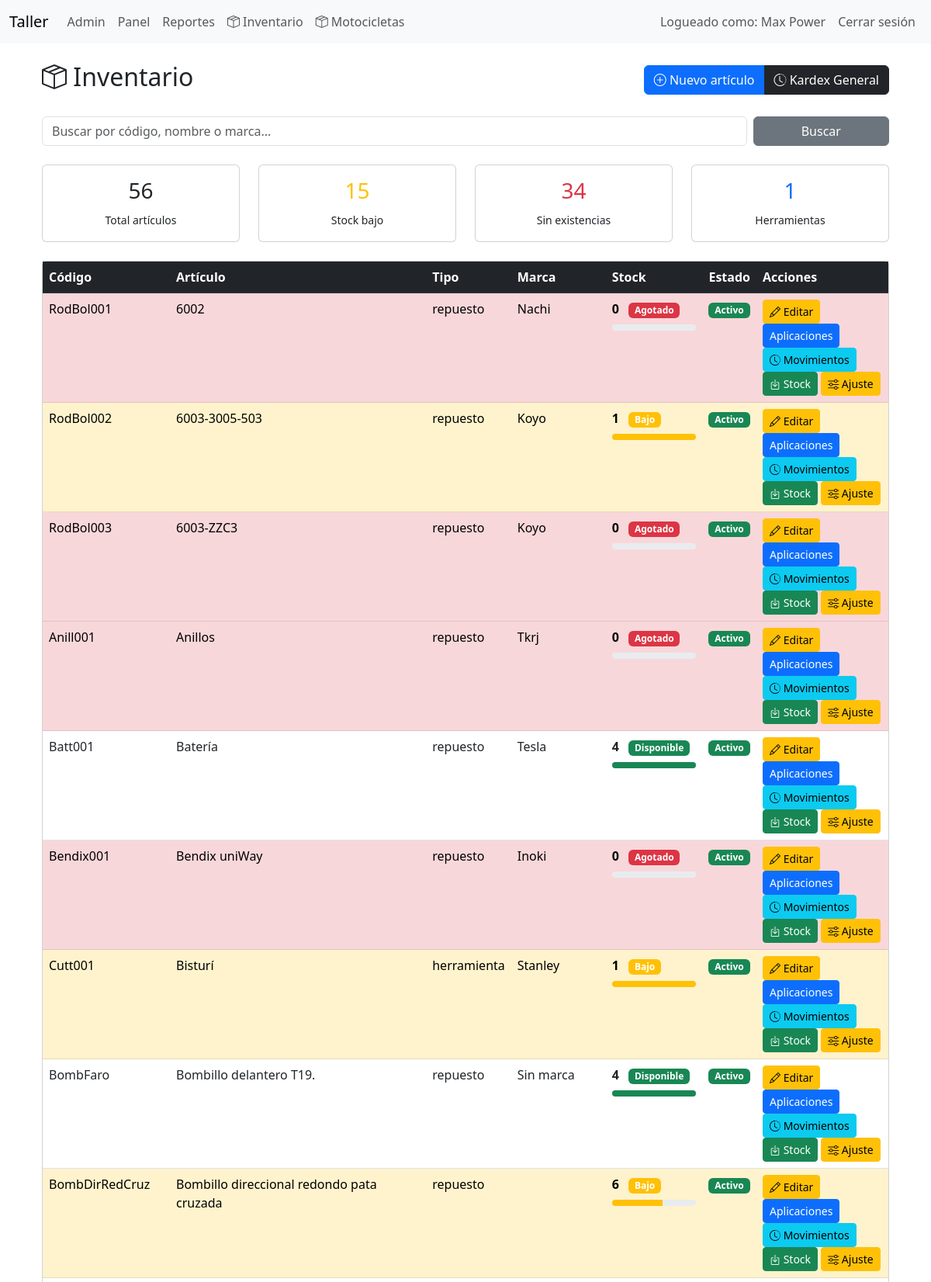
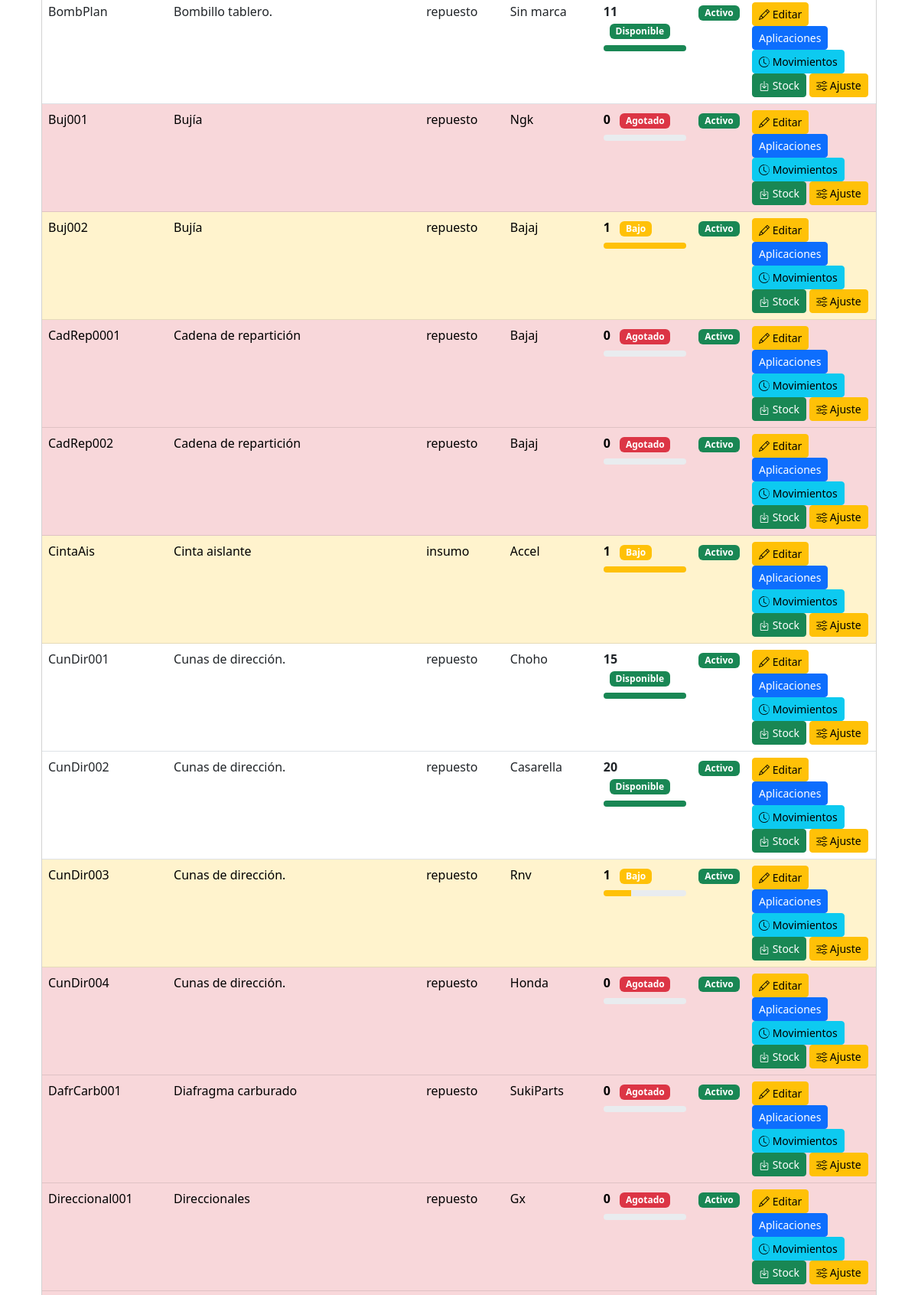
Page /index.php?controller=inventory&action=index (signed in, upper part) on the committed database (2 pictures, top to bottom).
### tables this page shows
CREATE TABLE `partes` (
  `id` int(11) NOT NULL,
  `codigo` varchar(60) NOT NULL,
  `categoria_id` int(11) DEFAULT NULL,
  `tipo` enum('repuesto','insumo','herramienta') NOT NULL DEFAULT 'repuesto',
  `nombre` varchar(150) NOT NULL,
  `marca` varchar(100) DEFAULT NULL,
  `fabricante_repuesto_id` int(11) DEFAULT NULL,
  `numero_parte` varchar(100) DEFAULT NULL,
  `created_by` int(11) DEFAULT NULL,
  `unidad` enum('Unidad','Juego','Par','Litro','Mililitro','Kilogramo','Gramo','Metro','Centimetro') NOT NULL DEFAULT 'Unidad',
  `stock_actual` decimal(12,2) NOT NULL DEFAULT 0.00,
  `stock_reservado` decimal(12,2) NOT NULL DEFAULT 0.00,
  `stock_minimo` decimal(12,2) NOT NULL DEFAULT 0.00,
  `costo` decimal(10,2) NOT NULL DEFAULT 0.00,
  `precio_venta` decimal(10,2) NOT NULL DEFAULT 0.00,
  `ubicacion` varchar(120) DEFAULT NULL,
  `codigo_barras` varchar(100) DEFAULT NULL,
  `imagen` varchar(255) DEFAULT NULL,
  `activo` tinyint(1) NOT NULL DEFAULT 1,
  `created_at` datetime NOT NULL DEFAULT current_timestamp(),
  `updated_at` datetime NOT NULL DEFAULT current_timestamp() ON UPDATE current_timestamp()
);

### app/controllers/BaseController.php (called while the page is built, shortened)
<?php
abstract class BaseController
{
    protected function render(string $view, array $data = []): void
    {
        extract($data);
        require __DIR__ . '/../views/layouts/header.php';
        require __DIR__ . '/../views/' . $view . '.php';
        require __DIR__ . '/../views/layouts/footer.php';
    }
}

### app/controllers/InventoryController.php (called while the page is built, shortened)
<?php
class InventoryController extends BaseController
{
    private Part $partModel;
    public function __construct(PDO $pdo)
    {
        $this->partModel = new Part($pdo);
    }
    public function index(): void
    {
        $search = trim($_GET['q'] ?? '');
        $stats = $this->partModel->getStatistics();
        if ($search !== '') {
            $parts = $this->partModel->search($search);
        } else {
            $parts = $this->partModel->all();
        }
        $this->render(
            'inventory/index',
            [
                'parts'  => $parts,
                'search' => $search,
                'stats'  => $stats,
                'title'  => 'Inventario'
            ]
        );
    }
}

### app/models/BaseModel.php (called while the page is built, shortened)
<?php
class BaseModel
{
    public function __construct(PDO $pdo)
    {
        $this->db = $pdo;
    }
}

### app/models/Part.php (called while the page is built, shortened)
<?php
class Part extends BaseModel
{
    public function all(): array
    {
        $sql = "
            SELECT
                p.*,
                c.nombre AS categoria
            FROM partes p
            LEFT JOIN categorias_partes c
                ON c.id = p.categoria_id
            ORDER BY p.activo DESC,
         p.nombre ASC
        ";
        return $this->db->query($sql)->fetchAll(PDO::FETCH_ASSOC);
    }
    public function getStatistics(): array
    {
        $stmt = $this->db->query("
        SELECT
            COUNT(*) AS total,
            SUM(
                CASE
                    WHEN stock_actual <= stock_minimo
                    AND stock_actual > 0
                    THEN 1
                    ELSE 0
                END
            ) AS stock_bajo,
            SUM(
                CASE
                    WHEN stock_actual <= 0
                    THEN 1
                    ELSE 0
                END
            ) AS agotados,
            SUM(
                CASE
                    WHEN tipo = 'herramienta'
                    THEN 1
                    ELSE 0
                END
            ) AS herramientas,
            COALESCE(SUM(stock_actual * costo),0) AS valor_compra,
            COALESCE(SUM(stock_actual * precio_venta),0) AS valor_venta,
            COALESCE(SUM(stock_actual),0) AS unidades
        FROM partes
        WHERE activo = 1
    ");
        return $stmt->fetch(PDO::FETCH_ASSOC);
    }
}

### app/views/inventory/index.php (the view, shortened to what this page needs)
<link href="https://cdn.jsdelivr.net/npm/bootstrap@5.3.0-alpha1/dist/css/bootstrap.min.css" rel="stylesheet">
<div class="container mt-4">
    <div class="d-flex justify-content-between align-items-center mb-4">
        <h2>
            <i class="bi bi-box-seam"></i>
            Inventario
        </h2>
<div class="btn-group">
    <a href="index.php?controller=inventory&action=create"
    class="btn btn-primary">
    <i class="bi bi-plus-circle"></i>
    Nuevo artículo
</a>
<a
    href="index.php?controller=inventory&action=kardex"
    class="btn btn-dark">
    <i class="bi bi-clock-history"></i>
    Kardex General
</a>
</div>
    </div>
    <form method="GET" class="row g-2 mb-4">
        <div class="col-md-10">
            <input
                type="text"
                class="form-control"
                name="q"
                placeholder="Buscar por código, nombre o marca..."
                value="<?= htmlspecialchars($_GET['q'] ?? '') ?>">
        </div>
        <div class="col-md-2 d-grid">
            <button class="btn btn-secondary">
                Buscar
            </button>
        </div>
    </form>
    <div class="row mb-4">
        <div class="col-md-3">
            <div class="card text-center">
                <div class="card-body">
                    <h3><?= $stats['total'] ?></h3>
                    <small>Total artículos</small>
                </div>
            </div>
        </div>
        <div class="col-md-3">
            <div class="card text-center">
                <div class="card-body">
                    <h3 class="text-warning">
                        <?= $stats['stock_bajo'] ?>
                    </h3>
                    <small>Stock bajo</small>
                </div>
            </div>
        </div>
        <div class="col-md-3">
            <div class="card text-center">
                <div class="card-body">
                    <h3 class="text-danger">
                        <?= $stats['agotados'] ?>
                    </h3>
                    <small>Sin existencias</small>
                </div>
            </div>
        </div>
        <div class="col-md-3">
            <div class="card text-center">
                <div class="card-body">
                    <h3 class="text-primary">
                        <?= $stats['herramientas'] ?>
                    </h3>
                    <small>Herramientas</small>
                </div>
            </div>
        </div>
    </div>
    <div class="card">
        <div class="card-body p-0">
            <table class="table table-hover mb-0">
                <thead class="table-dark">
                    <tr>
                        <th>Código</th>
                        <th>Artículo</th>
                        <th>Tipo</th>
                        <th>Marca</th>
                        <th>Stock</th>
                        <th>Estado</th>
                        <th width="170">Acciones</th>
                    </tr>
                </thead>
                <tbody>
                    <?php if (empty($parts)): ?>
                        <tr>
                            <td colspan="7" class="text-center p-4 text-muted">
                                No hay artículos registrados.
                            </td>
                        </tr>
                    <?php else: ?>
                        <?php foreach ($parts as $part): ?>
                            <?php
                            $rowClass = '';
                            if ($part['stock_actual'] <= 0) {
                                $rowClass = 'table-danger';
                            } elseif ($part['stock_actual'] <= $part['stock_minimo']) {
                                $rowClass = 'table-warning';
                            }
                            ?>
                            <tr class="<?= $rowClass ?>">
                                <td><?= htmlspecialchars($part['codigo']) ?></td>
                                <td><?= htmlspecialchars($part['nombre']) ?></td>
                                <td><?= htmlspecialchars($part['tipo']) ?></td>
                                <td><?= htmlspecialchars($part['marca']) ?></td>
                                <td>
                                    <?php
                                    $stock = (float)$part['stock_actual'];
                                    $minimo = max(1, (float)$part['stock_minimo']);
                                    if ($stock <= 0) {
                                        $color = 'danger';
                                        $texto = 'Agotado';
                                        $porcentaje = 0;
                                    } elseif ($stock <= $part['stock_minimo']) {
                                        $color = 'warning';
                                        $texto = 'Bajo';
                                        $porcentaje = min(100, ($stock / $minimo) * 100);
                                    } else {
                                        $color = 'success';
                                        $texto = 'Disponible';
                                        $porcentaje = 100;
                                    }
                                    ?>
                                    <strong>
                                        <?= $stock ?>
                                    </strong>
                                    <span class="badge bg-<?= $color ?> ms-2">
                                        <?= $texto ?>
                                    </span>
                                    <div class="progress mt-2" style="height:8px;">
                                        <div
                                            class="progress-bar bg-<?= $color ?>"
                                            role="progressbar"
                                            style="width: <?= $porcentaje ?>%">
                                        </div>
                                    </div>
                                </td>
                                <td>
                                    <?php if ($part['activo']): ?>
                                        <span class="badge bg-success">
                                            Activo
                                        </span>
                                    <?php else: ?>
                                        <span class="badge bg-danger">
                                            Inactivo
                                        </span>
                                    <?php endif; ?>
                                </td>
                                <td>
                                    <a
                                        href="index.php?controller=inventory&action=edit&id=<?= $part['id'] ?>"
                                        class="btn btn-sm btn-warning">
                                        <i class="bi bi-pencil"></i>
                                        Editar
                                    </a>
                                    <a
                                        href="index.php?controller=inventory&action=applications&id=<?= $part['id'] ?>"
                                        class="btn btn-sm btn-primary">
                                        Aplicaciones
</a>
                                    <a
                                        href="index.php?controller=inventory&action=movements&id=<?= $part['id'] ?>"
                                        class="btn btn-sm btn-info">
                                        <i class="bi bi-clock-history"></i>
                                        Movimientos
                                    </a>
                                    <a
                                        href="index.php?controller=inventory&action=addStock&id=<?= $part['id'] ?>"
                                        class="btn btn-success btn-sm">
                                        <i class="bi bi-box-arrow-in-down"></i>
                                        Stock
                                    </a>
                                    <a
                                        href="index.php?controller=inventory&action=adjustStock&id=<?= $part['id'] ?>"
                                        class="btn btn-warning btn-sm">
                                        <i class="bi bi-sliders"></i>
                                        Ajuste
                                    </a>
                                </td>
                            </tr>
                        <?php endforeach; ?>
                    <?php endif; ?>
                </tbody>
            </table>
        </div>
    </div>
</div>

### public/css/style.css (style rules this page uses)
body { padding-bottom: 40px; }

### rows in the picture
partes: codigo "RodBol001", nombre "6002", tipo "repuesto", marca "Nachi", stock_actual "0", stock_actual "Agotado", activo "Activo"
partes: codigo "RodBol002", nombre "6003-3005-503", tipo "repuesto", marca "Koyo", stock_actual "1", texto "Bajo", activo "Activo"
partes: codigo "RodBol003", nombre "6003-ZZC3", tipo "repuesto", marca "Koyo", stock_actual "0", stock_actual "Agotado", activo "Activo"
partes: codigo "Anill001", nombre "Anillos", tipo "repuesto", marca "Tkrj", stock_actual "0", stock_actual "Agotado", activo "Activo"
partes: codigo "Batt001", nombre "Batería", tipo "repuesto", marca "Tesla", stock_actual "4", texto "Disponible", activo "Activo"
partes: codigo "Bendix001", nombre "Bendix uniWay", tipo "repuesto", marca "Inoki", stock_actual "0", stock_actual "Agotado", activo "Activo"
partes: codigo "Cutt001", nombre "Bisturí", tipo "herramienta", marca "Stanley", stock_actual "1", texto "Bajo", activo "Activo"
partes: codigo "BombFaro", nombre "Bombillo delantero T19.", tipo "repuesto", marca "Sin marca", stock_actual "4", texto "Disponible", activo "Activo"
partes: codigo "BombDirRedCruz", nombre "Bombillo direccional redondo pata cruzada", tipo "repuesto", stock_actual "6", texto "Bajo", activo "Activo"
partes: codigo "BombPlan", nombre "Bombillo tablero.", tipo "repuesto", marca "Sin marca", stock_actual "11", texto "Disponible", activo "Activo"
partes: codigo "Buj001", nombre "Bujía", tipo "repuesto", marca "Ngk", stock_actual "0", stock_actual "Agotado", activo "Activo"
partes: codigo "Buj002", nombre "Bujía", tipo "repuesto", marca "Bajaj", stock_actual "1", texto "Bajo", activo "Activo"
partes: codigo "CadRep0001", nombre "Cadena de repartición", tipo "repuesto", marca "Bajaj", stock_actual "0", stock_actual "Agotado", activo "Activo"
partes: codigo "CadRep002", nombre "Cadena de repartición", tipo "repuesto", marca "Bajaj", stock_actual "0", stock_actual "Agotado", activo "Activo"
partes: codigo "CintaAis", nombre "Cinta aislante", tipo "insumo", marca "Accel", stock_actual "1", texto "Bajo", activo "Activo"
partes: codigo "CunDir001", nombre "Cunas de dirección.", tipo "repuesto", marca "Choho", stock_actual "15", texto "Disponible", activo "Activo"
partes: codigo "CunDir002", nombre "Cunas de dirección.", tipo "repuesto", marca "Casarella", stock_actual "20", texto "Disponible", activo "Activo"
partes: codigo "CunDir003", nombre "Cunas de dirección.", tipo "repuesto", marca "Rnv", stock_actual "1", texto "Bajo", activo "Activo"
partes: codigo "CunDir004", nombre "Cunas de dirección.", tipo "repuesto", marca "Honda", stock_actual "0", stock_actual "Agotado", activo "Activo"
partes: codigo "DafrCarb001", nombre "Diafragma carburado", tipo "repuesto", marca "SukiParts", stock_actual "0", stock_actual "Agotado", activo "Activo"
partes: codigo "Direccional001", nombre "Direccionales", tipo "repuesto", marca "Gx", stock_actual "0", stock_actual "Agotado", activo "Activo"

### other values in the picture
$_SESSION['user_name'] "Max Power"
$stats['total'] "56"
$stats['stock_bajo'] "15"
$stats['agotados'] "34"
$stats['herramientas'] "1"
